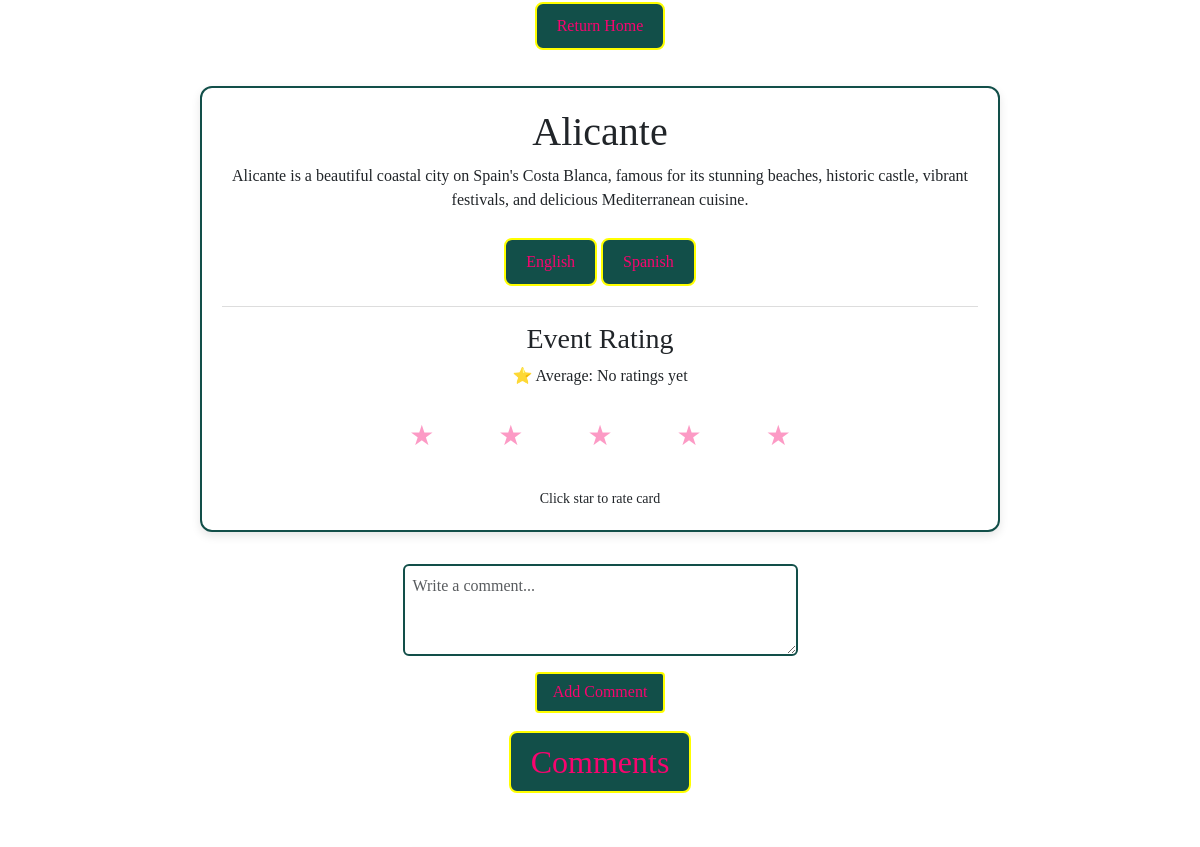
/city-details/1/ (signed in, middle part), run on an earlier commit of the app's database.
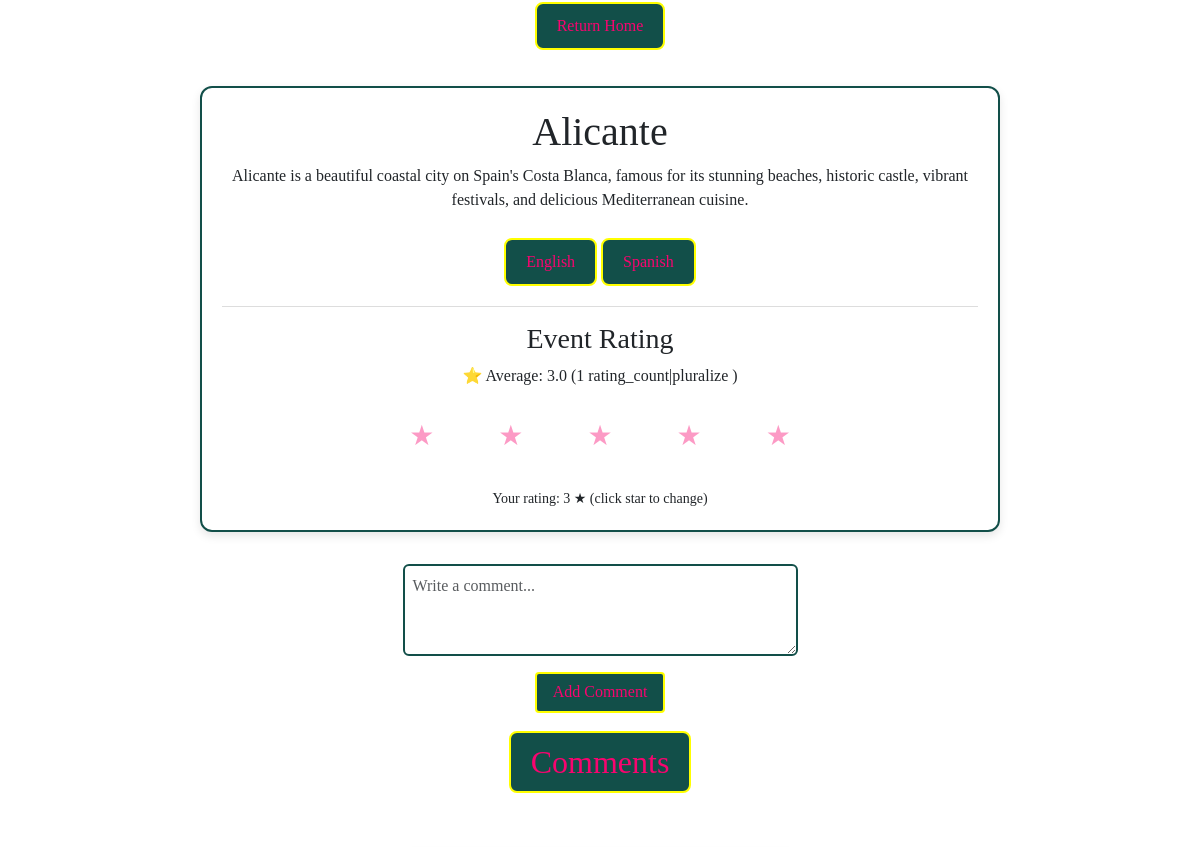
And on a later commit of the database.
### espana_es/models.py (models this page shows, shortened)
class EventRating(models.Model):
    card = models.ForeignKey('CardText',
                             on_delete=models.CASCADE, related_name='ratings')
    user = models.ForeignKey(User, on_delete=models.CASCADE)
    rating = models.IntegerField(choices=[(i, i) for i in range(1, 6)])
    class Meta:
        unique_together = ('card', 'user')

### espana_es/views.py (the view)
# urls.py: path('city-details/<int:pk>/', views.city_details, name='city-details'),
def city_details(request, pk):
    card = get_object_or_404(CardText, id=pk)
    lang = request.GET.get('lang', 'en')
    translation = card.translations.filter(language=lang).first()
    content = (
        translation.content
        if translation
        else card.content or 'Content coming soon.'
    )
    form = CommentForm(request.POST)
    if form.is_valid():
        comment = form.save(commit=False)
        comment.user = request.user
        comment.card = card
        comment.save()
        return redirect('city-details', pk=card.pk)
    else:
        form = CommentForm()
    comments = card.comments.all().order_by('created_at')
    average_rating = card.ratings.aggregate(avg=Avg('rating'))['avg']
    rating_count = card.ratings.count()
    user_rating = None
    if request.user.is_authenticated:
        user_rating = EventRating.objects.filter(
            card=card, user=request.user
        ).first()
    return render(request,
                  'city-details.html',
                  {'active_tab': 'city-details',
                   'card': card,
                   'content': content,
                   'comments': comments,
                   'form': form,
                   'lang': lang,
                   'average_rating': average_rating,
                   'rating_count': rating_count,
                   'user_rating': user_rating
                   })

### espana_es/forms.py
class CommentForm(forms.ModelForm):
    class Meta:
        model = Comment
        fields = ['text']
        labels = {
            'text': '',
        }
        widgets = {
            'text': forms.Textarea(attrs={
                'class': 'form-control',
                'rows': 3,
                'placeholder': 'Write a comment...'
            })
        }

### espana_es/templatetags/comment_tags.py (called while the page is built)
@register.filter
def reaction_count(comment, reaction_type):
    return comment.reactions.filter(reaction=reaction_type).count()

### espana_es/templates/city-details.html (shortened to what this page needs)
{% extends 'base.html' %}
{% load static %}
{% load comment_tags %}
{% block body_class %}morph-page{% endblock %}
{% block morph_images %}
<div class="image-morph">
</div>
{% endblock %}
{% block content %}
<main class="card-detail-wrapper">
    <div class="card-detail">
        <p>
            <a class="color-return" href="{% url 'index' %}">Return Home</a>
        </p>
        <div class="card-content-box">
            <h1>{{ card.title }}</h1>
            <p>{{ content }}</p>
            <div class="lang-switch">
                <a href="{% url 'city-details' pk=card.pk %}?lang=en">English</a>
                <a href="{% url 'city-details' pk=card.pk %}?lang=es">Spanish</a>
            </div>
            <div class="rating-box">
                <h3>Event Rating</h3>
                <p>
                    ⭐ Average:
                    {% if average_rating %}
                        {{ average_rating|floatformat:1 }}
                    {% else %}
                        No ratings yet
                    {% endif %}
                    {% if rating_count %}
                        ({{ rating_count }} rating_count|pluralize )
                    {% endif %}
                </p>
                {% if user.is_authenticated %}
                <form method='POST' class="star-form" data-url="{% url 'rate_card' pk=card.id %}">
                    <div class="star-rating">
                        {% for star in "12345"|make_list %}
                        <button type="button" name="rating" value="{{ star }}"
                        class="star-btn {% if user_rating and user_rating.rating == star|add:'0' %}slected{% endif %}">
                         ★
                    </button>
                    {% endfor %}
                    </div>
                    <small class="rating-msg">
                        {% if user_rating %}
                            Your rating: {{ user_rating.rating }}  ★ (click star to change)
                        {% else %}
                            Click star to rate card
                        {% endif %}
                    </small>
                </form>
                {% else %}
                <p>Login to rate this event.</p>
                {% endif %}
            </div>
        </div>
    </div>
    <div class="comments-section">
        {% if user.is_authenticated %}
        <form method="POST">
            {{ form.as_p }}
            <button type="submit">Add Comment</button>
        </form>
        {% endif %}
        <h2>Comments</h2>
    </div>
</main>
{% endblock %}

What changed in the data, as far as the page shows it:
added EventRating: rating "3"
Also different on the page:
{{ average_rating|floatformat:1 }}: (not shown) → "3.0"
{{ rating_count }}: (not shown) → "1"
text no longer shown: "No ratings yet Click star to rate card"
text now shown: "( rating_count|pluralize ) Your rating: ★ (click star to change)"
